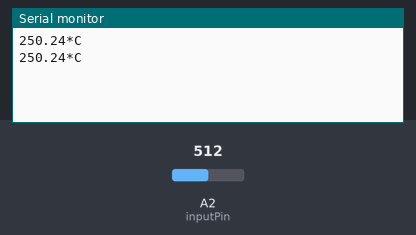
A sketch run on a simulated Arduino Uno, built with avr-gcc and run on an emulated ATmega328P. Shown: the last lines printed to the serial monitor. The inputs (shaded band) are chosen by the test bench; at power-on: A2 (inputPin) = 512.

Above: at 1.8 s.
1.9 s: A2 (inputPin) set to 716
At 2.8 s:
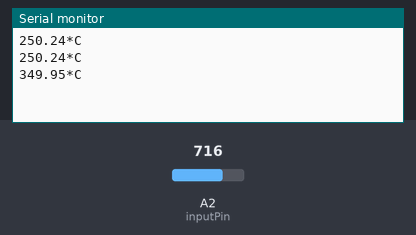
3.4 s: A2 (inputPin) set to 900
At 4.8 s:
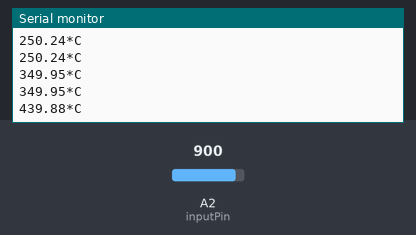
Timing chart, 0 to 6.4 s (numbered marks = the images above; inputs shaded):
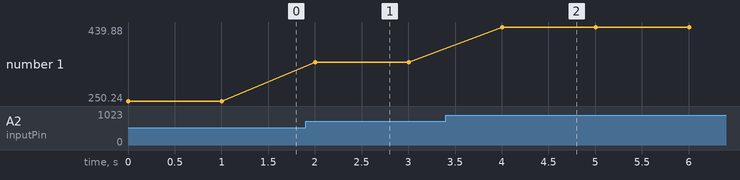

The sketch:

Ex_8_TemperatureSensor.ino
```cpp
int inputPin = 16;

void setup() {
  Serial.begin(9600);
  pinMode(inputPin, INPUT);
}

void loop() {

  unsigned int value = analogRead(inputPin);
  float mv = ( value/1023.0) * 5000;
  float cel = mv/10;

  Serial.print(cel);
  Serial.print("*C");
  Serial.println();

  delay(1000);
}
```

Measured:
- after the input at 1.9 s, the serial monitor: prints a new line after 0.10 s (image 1)
- after the input at 3.4 s, the serial monitor: prints a new line after 0.60 s (image 2)
- plotted number 1: 250.24 → 349.95 after the input at 1.9 s, 349.95 → 439.88 after the input at 3.4 s
